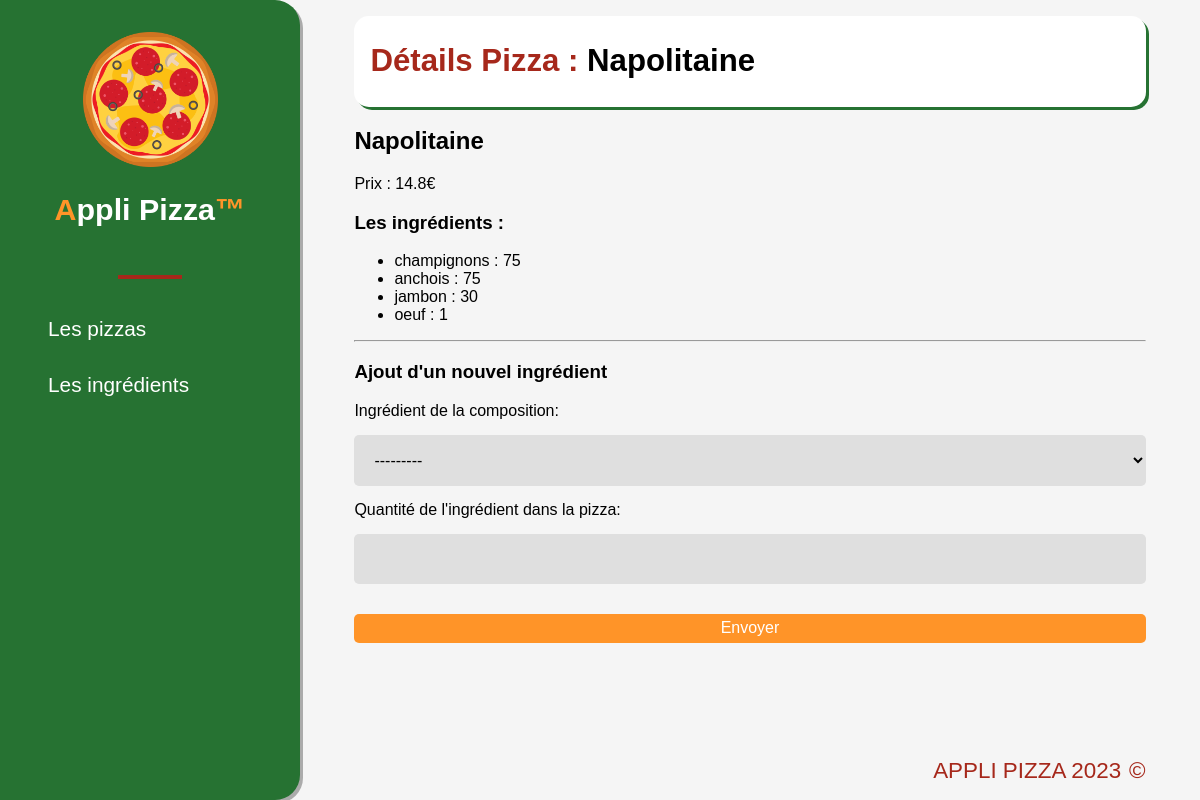
The app's page /pizzas/5/ with its own data.
### applipizza/models.py (models this page shows, shortened)
class Pizza(models.Model):
    idPizza = models.AutoField(primary_key=True)
    nomPizza = models.CharField(max_length=50, verbose_name="Nom de la pizza")
    prixPizza = models.FloatField(verbose_name="Prix de la pizza")

class Ingredient(models.Model):
    idIngredient = models.AutoField(primary_key=True)
    nomIngredient = models.CharField(max_length=50, verbose_name="Nom de l'ingrédient")
    def __str__(self) -> str:
        return self.nomIngredient

### applipizza/views.py (the view)
# urls.py: path('pizzas/<int:pizza_id>/', views.pizzaOnly),
def pizzaOnly(request, pizza_id):
    formulaire = CompositionForm()
    laPizza = Pizza.objects.get(idPizza=pizza_id)
    compo = Composition.objects.filter(pizza = pizza_id)
    ingredients = []
    for com in compo:
        ingredients.append((com.ingredient.nomIngredient, com.quantite))
    return render(request, 'applipizza/pizza.html', {'pizza': laPizza, 'ingredients': ingredients, "form": formulaire})

### applipizza/forms.py
class CompositionForm(ModelForm):
    class Meta:
        model = Composition
        fields = ['ingredient', 'quantite']

### applipizza/templates/applipizza/pizza.html (shortened to what this page needs)
{% extends 'applipizza/base.html' %}
{% block title_page %}
    Détails Pizza : <span class="black">{{ pizza.nomPizza }}</span>
{% endblock %}
{% block content %}
    <h2>{{ pizza.nomPizza }}</h2>
    <p>Prix : {{ pizza.prixPizza }}€</p>
    {% if ingredients|length > 0 %}
        <h3>Les ingrédients : </h3>
        <ul>
            {% for ing in ingredients %}
                <li>{{ ing.0 }} : {{ ing.1 }}</li>
            {% endfor %}
        </ul>
    {% else %}
        <h3>Cette pizza n'a aucun ingrédients !</h3>
    {% endif %}
    <hr>
    <h3>Ajout d'un nouvel ingrédient</h3>
    <form action="/pizzas/{{ pizza.idPizza }}/addIngredient/" method="post" class="form__ing">
        {{ form.as_div }}
        <input type="submit" value="Envoyer" class="link_to_add">
    </form>
{% endblock %}

### applipizza/static/applipizza/css/styles.css (style rules this page uses)
html, body { margin: 0; padding: 0; font-family: "Arial", sans-serif; background-color: whitesmoke; }
.black { color: black; }
.link_to_add { background-color: #ff9428; color: white; font-family: "Arial Rounded MT Bold", sans-serif; padding: 0.3rem 1rem; display: inline-block; font-size: 16px; text-decoration: none; border-radius: 5px; transition: all .2s ease-in-out; border: 1px solid transparent; }
.form__ing { display: flex; flex-direction: column; }
.form__ing input, .form__ing select { margin: 15px 0; }
input, select { border-radius: 5px; padding: 1rem; font-family: "Verdana", sans-serif; font-size: 16px; border: none; margin: 10px; width: 100%; display: block; background-color: #dfdfdf; box-sizing: border-box; }

### records on screen
Pizza: nomPizza "Napolitaine", prixPizza "14.8"
Ingredient: nomIngredient "champignons"
Ingredient: nomIngredient "anchois"
Ingredient: nomIngredient "jambon"
Ingredient: nomIngredient "oeuf"

### other values on screen
{{ ing.1 }} "75" "75" "30" "1"
